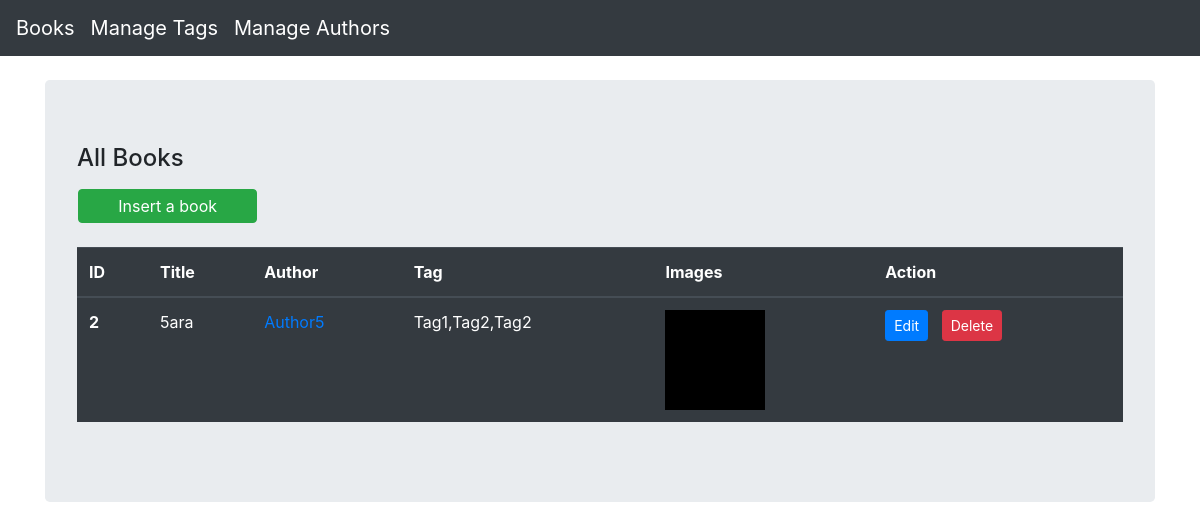
Before: /main/index.php with the older database file.
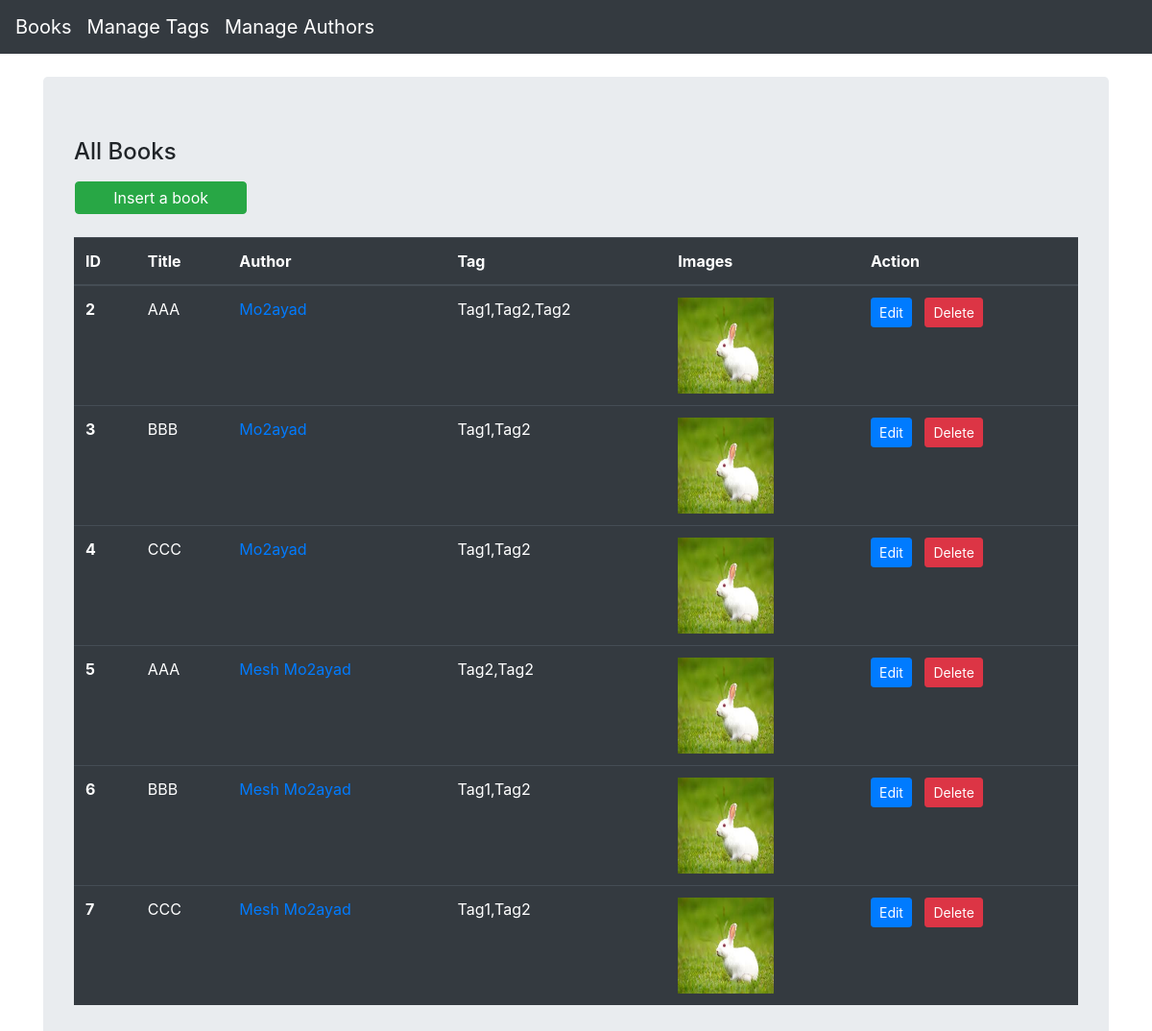
After: the same page with the newer database file.
### tables this page shows
CREATE TABLE `books` (
    `book_id` int(11) NOT NULL,
    `title` varchar(256) NOT NULL,
    `author_id` int(11) DEFAULT NULL,
    `book_image` varchar(255) NOT NULL
  );

CREATE TABLE `authors` (
    `id` int(11) NOT NULL,
    `author` varchar(256) NOT NULL
  );

### models/books.php (called while the page is built, shortened)
<?php
class Book
{
    private $conn;
    public function __construct($db)
    {
        $this->conn = $db;
    }
    function readAll()
    {
        $this->conn->setAttribute(PDO::ATTR_ERRMODE, PDO::ERRMODE_WARNING);
        $query = "SELECT
        books.book_id,
        books.title,
        books.book_image,
        authors.author,
        GROUP_CONCAT(tags.tag SEPARATOR ',') tags
    FROM
        books
  Left  JOIN
        authors
    ON
        authors.id = books.author_id
  Left  JOIN
        books_tags
    ON
        books_tags.book_id = books.book_id
   Left JOIN
        tags
    ON
        tags.id = books_tags.tag_id
    GROUP BY
        books.book_id";
        $stmt = $this->conn->prepare($query);
        $stmt->execute();
        return $stmt;
        print_r($stmt->errorInfo());
    }
}

### main/index.php (the view, shortened to what this page needs)
<?php
include_once '../models/books.php';
$database = new Database();
$db = $database->getConnection();
$book = new Book($db);
?>
<!DOCTYPE html>
<html lang="en">
<head>
    <link rel="stylesheet" href="https://stackpath.bootstrapcdn.com/bootstrap/4.3.1/css/bootstrap.min.css">
</head>
<body>
    <div class="container mt-4">
        <div class="row">
            <div class="col-lg-12">
                <div class="jumbotron">
                    <div class="row">
                        <h4 class="col-12 mb-3">All Books</h4>
                        <a type="submit" class="btn btn-success col-2 mb-4 ml-3 p-1" href="create.php">Insert a book</a>
                    </div>
                    <table class="table table-dark">
                        <thead>
                            <tr>
                                <th scope="col">ID</th>
                                <th scope="col">Title</th>
                                <th scope="col">Author</th>
                                <th scope="col">Tag</th>
                                <th scope="col">Images</th>
                                <th scope="col">Action</th>
                            </tr>
                        </thead>
                        <tbody>
                            <?php
                            $books = $book->readAll();
                            foreach ($books as $row) :  ?>
                                <tr>
                                    <th scope="row"><?php echo $row['book_id']; ?></th>
                                    <td><?php echo $row['title']; ?></td>
                                    <td><a href="/books/authorBooks/index.php?id=<?php $row["book_id"]; ?>"><?php echo $row['author']; ?></a></td>
                                    <td><?php echo $row['tags']; ?></td>
                                    <td><?php echo '<img src="/books/uploads/' . $row["book_image"] . '" alt="no_image" style="width:100px;height:100px;"> </img>'; ?></td>
                                    <td><a class="btn btn-sm btn-primary" href="edit.php?id=<?php echo $row['book_id']; ?>">Edit</a> &nbsp; <a class="btn btn-sm btn-danger" href="delete.php?id=<?php echo $row['book_id'] ?>">Delete</a></td>
                                </tr>
                            <?php endforeach; ?>
                        </tbody>
                    </table>
                </div>
            </div>
        </div>
    </div>
</body>
</html>

Changed rows visible on the page:
changed books id 2: title "5ara" → "AAA"; author.author "Author5" → "Mo2ayad"; book_image: a different picture
added books: book_id "3", title "BBB", author.author "Mo2ayad", tags "Tag1,Tag2", book_image (picture)
added books: book_id "4", title "CCC", author.author "Mo2ayad", tags "Tag1,Tag2", book_image (picture)
added books: book_id "5", title "AAA", author.author "Mesh Mo2ayad", tags "Tag2,Tag2", book_image (picture)
added books: book_id "6", title "BBB", author.author "Mesh Mo2ayad", tags "Tag1,Tag2", book_image (picture)
added books: book_id "7", title "CCC", author.author "Mesh Mo2ayad", tags "Tag1,Tag2", book_image (picture)
